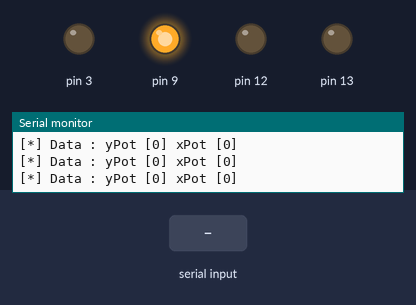
The sketch below on a simulated Arduino Uno, built with avr-gcc and run on an emulated ATmega328P. Shown: output pins drawn as LEDs (lit = HIGH), the last lines printed to the serial monitor. The inputs (shaded band) are chosen by the test bench. Pins used as bus, display or sensor lines are not drawn.

Above: at 1.2 s.
1.3 s: "1;90;45\n" received over the second serial link
At 2.1 s:
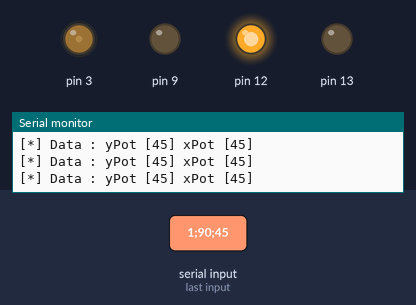
3.0 s: "," received over the second serial link
At 3.8 s:
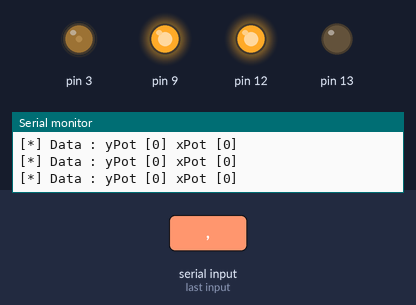
4.5 s: "30;150\n" received over the second serial link
At 5.6 s:
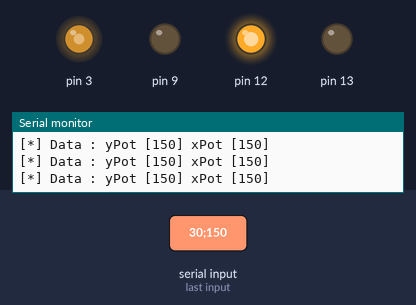
6.2 s: ";" received over the second serial link
At 7.0 s:
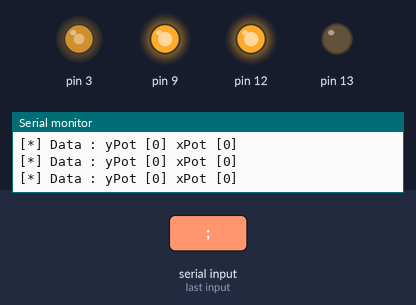
7.8 s: "200\n" received over the second serial link
At 9.1 s:
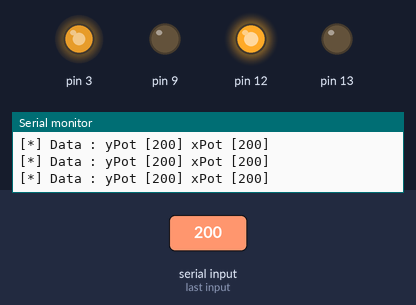
9.4 s: "," received over the second serial link
At 10.5 s:
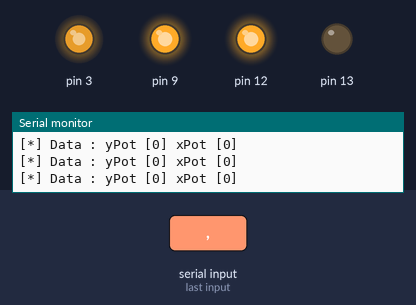
Timing chart, 0 to 12.0 s (numbered marks = the images above; inputs shaded):
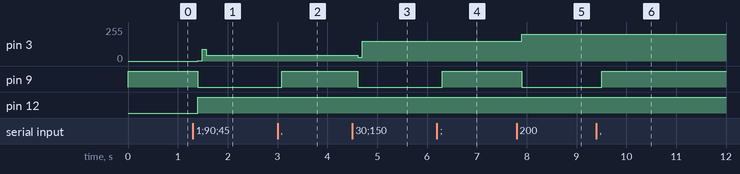

The sketch:

bot.ino
```cpp
#include "bot.h"
#include <SoftwareSerial.h>
SoftwareSerial btSerial(7, 8);

Data *datas = NULL;
unsigned long nowTime = 0;
unsigned long lastReceptionTime = 0;

/* Motor B : Left Motor
 * Motor A : Right Motor
 */

void setup() {
  btSerial.begin(9600);
  Serial.begin(9600);
  Serial.println("Start");
  //Motor A
  pinMode(12, OUTPUT);
  pinMode(9, OUTPUT);
  //Motor B
  pinMode(13, OUTPUT);
  pinMode(8, OUTPUT);
  //btSerial.write("[*] Seems to be ok then start !\n");
  //brake
  digitalWrite(9, HIGH);
  digitalWrite(8, HIGH);

  datas = malloc(sizeof(Data));
  resetData(datas);
}

void loop(){
  readData(datas, &nowTime, &lastReceptionTime);

  printData(datas);

  moove(datas);
}

String readBtSerial(){
  String inco;
  bool dataEnd = false;
  while(btSerial.available() && !dataEnd){
    char c = btSerial.read();
    inco+=c;
    dataEnd = (c==';');
  }
  //Serial.print("[*] readBtSerial String : ");
  //Serial.println(inco);
  return inco;
}

void readData(Data* dta, unsigned long *currentTime, unsigned long *lastReceptionTime){
  currentTime = millis();
  if(currentTime-lastReceptionTime > 800){
    //resetData(dta);
  }

  if(btSerial.available()){
    Serial.print("[+] Data Reception : ");
    String incoming = readBtSerial();
    dta->yPot = incoming.substring(0,incoming.indexOf(",")).toInt();
    dta->xPot = incoming.substring(incoming.indexOf(",")+1, incoming.indexOf(";")).toInt();
    printData(dta);
    *lastReceptionTime = millis();
  }
}

void leftMotor(int value){
  if(value!=0){
    bool forwardDirection = (value>0);
    digitalWrite(13, forwardDirection);
    digitalWrite(8, LOW);
    analogWrite(11, abs(value));
  }else{
    digitalWrite(8, HIGH);
  }
}
void rightMotor(int value){
  if(value!=0){
    bool forwardDirection = (value>0);
    digitalWrite(12, forwardDirection);
    digitalWrite(9, LOW);
    analogWrite(3, abs(value));
  }else{
    digitalWrite(9, HIGH);
  }
}

void moove(Data *dt){
  int lPow = dt->yPot;
  int rPow = dt->yPot;
  //Converting the potentino values to a motor power
  if(dt->yPot>0){
    if(dt->xPot<0){
      rPow-=abs(dt->xPot);
    }else{
      lPow-=abs(dt->xPot);
    }
  }else if(dt->yPot<-1){//mooving backward
    if(dt->xPot<0){
      rPow+=abs(dt->xPot);
    }else{
      lPow+=abs(dt->xPot);
    }
  }
  //send values to motors
  leftMotor(lPow);
  rightMotor(rPow);
}

void resetData(Data *dta){
  dta->xPot = 0;
  dta->yPot = 0;
  dta->btn = 0;
}
void printData(Data *dta){
  Serial.print("[*] Data : yPot [");
  Serial.print(dta->yPot);
  Serial.print("] xPot [");
  Serial.print(dta->xPot);
  Serial.println("]");
}
```

bot.h
```cpp
typedef struct {
  int yPot;
  int xPot;
  byte btn;
} Data;

void moove(Data*);
void readData(Data* dta, unsigned long *tNow, unsigned long *tLast);
void resetData(Data *dta);
```

Measured:
- after the input at 1.3 s, pin 3: 0/255 → 1/255 after 0.10 s, → 90/255 0.09 s later, → 45/255 0.09 s later; pin 9: HIGH → LOW after 0.10 s; pin 12: LOW → HIGH after 0.10 s
- after the input at 3.0 s, pin 9: LOW → HIGH after 0.09 s
- after the input at 4.5 s, pin 3: 45/255 → 30/255 after 0.11 s, → 150/255 0.09 s later; pin 9: HIGH → LOW after 0.11 s
- after the input at 6.2 s, pin 9: LOW → HIGH after 0.11 s
- after the input at 7.8 s, pin 3: 150/255 → 200/255 after 0.10 s; pin 9: HIGH → LOW after 0.10 s
- after the input at 9.4 s, pin 9: LOW → HIGH after 0.10 s
